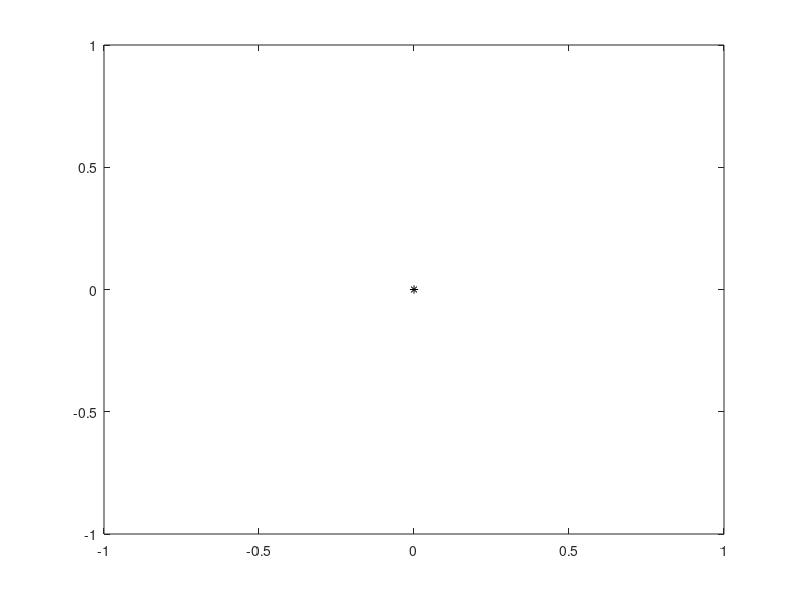

This figure's MATLAB source: (Note: this script raises an error after producing the figure.)
% 使用本地保存的目标轨迹测试滤波函数


load("ini_pos.mat")
ini_pos = ini_pos';
targetnum = 1; %目标个数
L = 8; %轨迹起始判断L个点
Lth = 3; %判断是否收敛的阈值
disth = 100; %目标相邻两点间距最大值，为了避免第一次量测值有NaN时第二个点关联错误
Z_NNDAforward = zeros(targetnum*2, 1); %上一帧的关联结果
Z_kalmanforward = zeros(targetnum*2, 1); %上一帧的滤波结果
v_last = zeros(targetnum, 2); %上一帧数计算得到的目标速度，2表示vx和vy
bisconvergence = zeros(targetnum, 2); %表示前L个点是否收敛，值为1或0或NaN
isconvergence = zeros(1, targetnum); %记录前L个点是否收敛,值为1或0
X_Preforward = zeros(4, targetnum); %上一帧滤波预测结果，用于当前帧NNDA
P_Preforward = cat(3); %上一帧滤波预测结果，用于当前帧NNDA
bisendforward = zeros(targetnum, L); %上一帧轨迹终止标志
endZkforward = zeros(targetnum*2, L); %上一帧轨迹终止对应存储量测值
figure
plot(0, 0, 'k*');
hold on;
for i = 1:size(ini_pos, 2)
    if i == 1
        forwardNum = 0;
        RealNumforward = 0;
        for itar = 1:targetnum
            Z_NNDAforward(:, 1) = NaN;
            Z_kalmanforward(:, 1) = NaN;
            v_last(itar, 1) = NaN;
            v_last(itar, 2) = NaN;
            bisconvergence(itar, 1) = NaN;
            bisconvergence(itar, 2) = NaN;
            X_Preforward(:, itar) = [NaN; NaN; NaN; NaN];
            P_Preforward = cat(3, P_Preforward, NaN);
        end
    end
    [Z_NNDA, Z_kalman, RealNum, v_update, X_Pre, P_Pre, bisconvergence, bisend, endZk] ...
        = myNNDAQZ(ini_pos(:, i), targetnum, L, Lth, disth, T, Z_NNDAforward, Z_kalmanforward, ...
        forwardNum, RealNumforward, v_last, X_Preforward, P_Preforward, bisendforward, endZkforward);
    Z_NNDAforward = Z_NNDA;
    Z_kalmanforward = Z_kalman;
    forwardNum = i;
    RealNumforward = RealNum;
    v_last = v_update;
    X_Preforward = X_Pre;
    P_Preforward = P_Pre;
    bisendforward = bisend;
    endZkforward = endZk;

    %绘图
    ii = 1:size(Z_NNDA, 2);
    if size(Z_NNDA, 2) < L
        plot(Zk(1, ii), Zk(2, ii), 'b.'); %实际测量值
    else
        plot(Zk(1, i-L+ii), Zk(2, i-L+ii), 'b.'); %实际测量值
    end
    plot(Z_NNDA(1, ii), Z_NNDA(2, ii), 'go'); %目标1关联的测量值
    plot(Z_kalman(1, ii), Z_kalman(2, ii), 'g-', 'LineWidth', 2); %目标1滤波值

end
legend('观测点', '量测值', '量测值', '目标1关联量测', '目标1滤波值', '目标2关联量测', '目标2滤波值');
% title('目标运动轨迹');
xlabel('x/m');
ylabel('y/m');
xlim([-200, 1600]);
ylim([-200, 1600]);